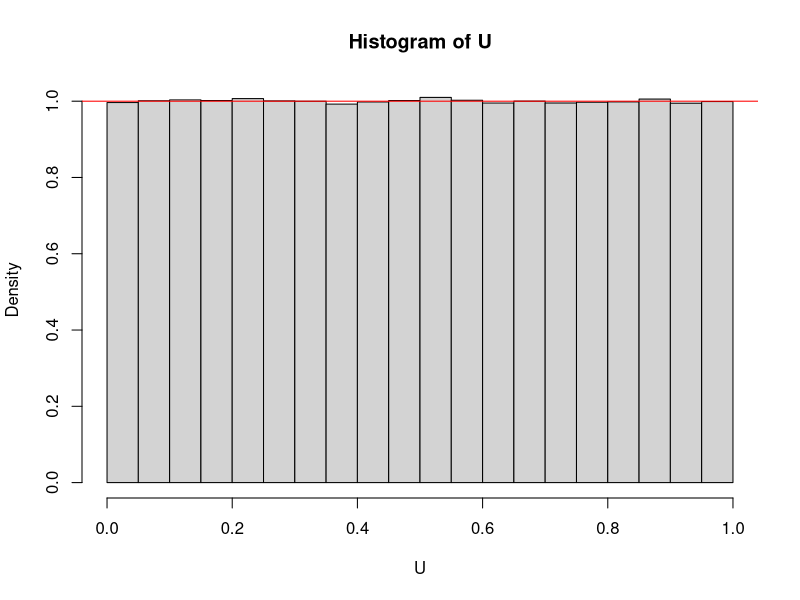
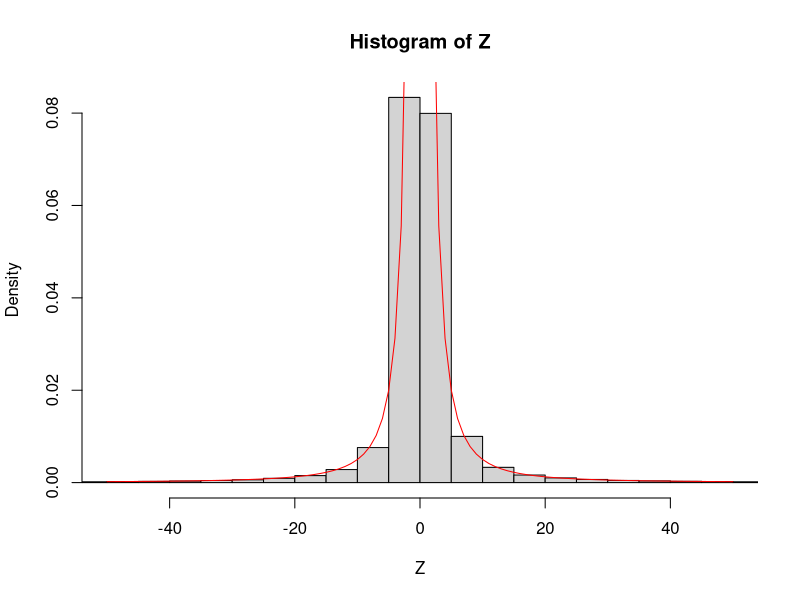

Generate these figures, in order, with R:
## ---- chunk 1
knitr::opts_chunk$set(echo = TRUE)
## ---- chunk 2
  n <- 1000000
  X <- rexp(n, 1)
  Y <- rexp(n, 1)
  U <- X/(X + Y)
  hist(U, freq = F)
  abline(h = 1, col = "red")
## ---- chunk 3
  n <- 1000000
  X <- runif(n)
  Y <- runif(n)
  Z <- X/(X-Y)
  hist(Z, breaks = 1000000, xlim = c(-50, 50), freq = F)
  curve(1/(2*x^2), add = T, col = "red")
  
